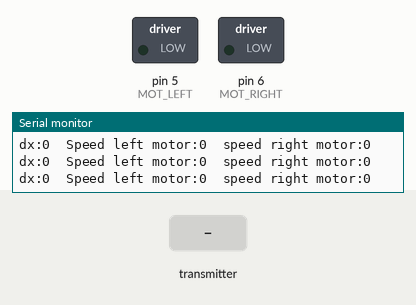
Simulated run of this sketch. Board: Arduino Uno, built with avr-gcc and run on an emulated ATmega328P. Shown: switched loads named in the sketch (green lamp = pin HIGH), the last lines printed to the serial monitor. Inputs (shaded band) come from the test bench. No radio packets arrive unless stated.

Above: at 1.2 s.
1.3 s: the transmitter starts sending recieved_data.0 = 1023
At 2.3 s:
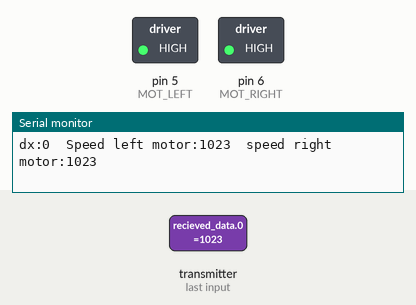
2.8 s: the transmitter starts sending recieved_data.1 = 256
At 4.0 s:
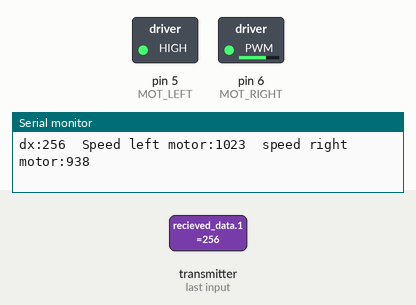
4.3 s: the transmitter starts sending recieved_data.0 = 0
At 5.5 s:
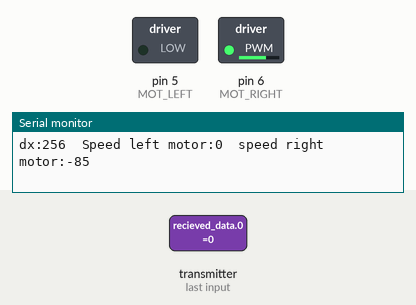
5.8 s: the transmitter starts sending recieved_data.1 = 512
At 6.1 s:
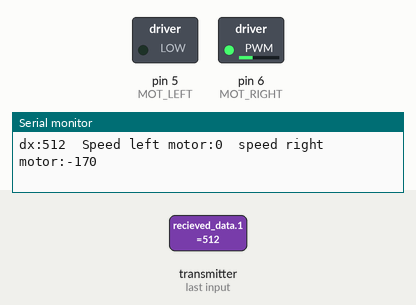
7.3 s: the transmitter starts sending recieved_data.0 = 1023
At 8.5 s:
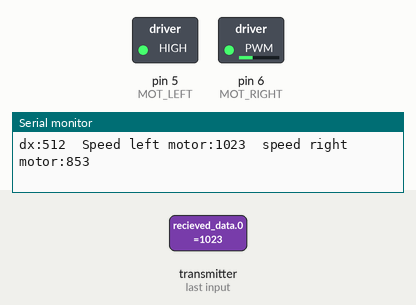
8.8 s: the transmitter starts sending recieved_data.1 = 0
At 9.2 s:
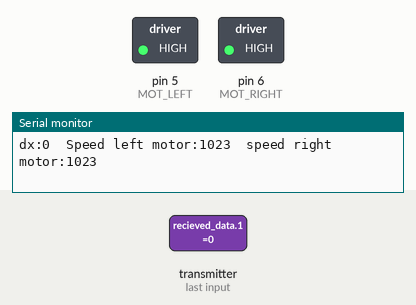
Timing chart, 0 to 11.3 s (numbered marks = the images above; inputs shaded):
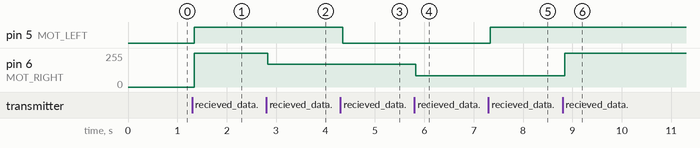

Measured:
- after the input at 1.3 s, pin 5 (MOT_LEFT): LOW → HIGH after 0.05 s; pin 6 (MOT_RIGHT): 0/255 → 255/255 after 0.05 s
- after the input at 2.8 s, pin 6 (MOT_RIGHT): 255/255 → 170/255 at once
- after the input at 4.3 s, pin 5 (MOT_LEFT): HIGH → LOW after 0.05 s; pin 6 (MOT_RIGHT): 170/255 → 171/255 after 0.05 s
- after the input at 5.8 s, pin 6 (MOT_RIGHT): 171/255 → 86/255 at once
- after the input at 7.3 s, pin 5 (MOT_LEFT): LOW → HIGH at once; pin 6 (MOT_RIGHT): 86/255 → 85/255 at once
- after the input at 8.8 s, pin 6 (MOT_RIGHT): 85/255 → 255/255 after 0.05 s

The sketch:

rxCar.ino
```cpp
#include <SPI.h>
#include "nRF24L01.h"
#include "RF24.h"

#define MOT_LEFT 5
#define MOT_RIGHT 6
#define RES_SPEED A0
#define RES_ROTATE A1
#define COEF 3
unsigned int Speed;
int dx;
int speed_left , speed_right;

RF24 radio(9,10); // "создать" модуль на пинах 9 и 10 Для Уно

byte address[][6] = {"1Node","2Node","3Node","4Node","5Node","6Node"};  //возможные номера труб
int recieved_data[2];

void setup(){
  pinMode(MOT_LEFT, OUTPUT);
  pinMode(MOT_RIGHT , OUTPUT);

  pinMode(RES_SPEED , INPUT);
  pinMode(RES_ROTATE , INPUT);

  Serial.begin(9600); //открываем порт для связи с ПК
  radio.begin(); //активировать модуль
  radio.setAutoAck(1);         //режим подтверждения приёма, 1 вкл 0 выкл
  radio.setRetries(0,15);     //(время между попыткой достучаться, число попыток)
  radio.enableAckPayload();    //разрешить отсылку данных в ответ на входящий сигнал
  radio.setPayloadSize(32);     //размер пакета, в байтах

  radio.openReadingPipe(1,address[0]);      //хотим слушать трубу 0
  radio.setChannel(0x60);  //выбираем канал (в котором нет шумов!)

  radio.setPALevel (RF24_PA_MAX); //уровень мощности передатчика. На выбор RF24_PA_MIN, RF24_PA_LOW, RF24_PA_HIGH, RF24_PA_MAX
  radio.setDataRate (RF24_1MBPS); //скорость обмена. На выбор RF24_2MBPS, RF24_1MBPS, RF24_250KBPS
  //должна быть одинакова на приёмнике и передатчике!
  //при самой низкой скорости имеем самую высокую чувствительность и дальность!!

  radio.powerUp(); //начать работу
  radio.startListening();  //начинаем слушать эфир, мы приёмный модуль
}

void loop() {
    byte pipeNo;
    byte gotByte;
    while( radio.available(&pipeNo)){    // слушаем эфир со всех труб
      radio.read( &recieved_data , sizeof(recieved_data) );         // чиатем входящий сигнал
   }
    Speed = recieved_data[0];
    dx = recieved_data[1];
    constrain(Speed , 0 , 255);
    constrain(dx , -128 , 127);
    constrain(speed_left , 0 , 255);
    constrain(speed_right , 0 , 255);
    speed_left = getLeftSpeed(Speed , dx , COEF);
    speed_right = getRightSpeed(Speed , dx , COEF);

    analogWrite(MOT_LEFT , speed_left);
    analogWrite(MOT_RIGHT , speed_right);

    Serial.print("dx:");Serial.print(dx);Serial.print("\tSpeed left motor:");Serial.print(Speed); Serial.print("\tspeed right motor:");  Serial.println(speed_right);
}

 int getLeftSpeed(int Speed , int dx , int coef){
    if(dx < -5) return (Speed + ((dx) / coef));
    else return Speed;
 }

  int getRightSpeed(int Speed, int dx , int coef){
    if(dx > 5) return (Speed - ((dx) / coef));
    else return Speed ;
    }
```
